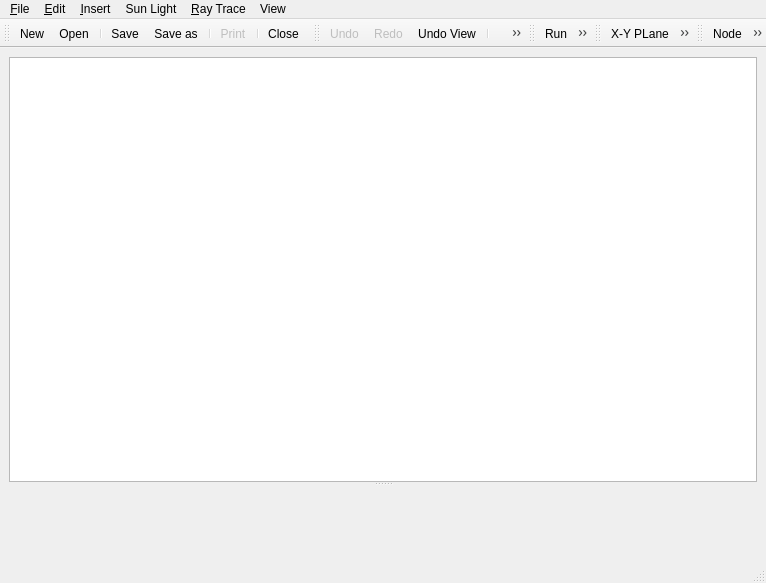
<?xml version="1.0" encoding="UTF-8"?>
<ui version="4.0">
 <author>Manuel J. Blanco</author>
 <class>MainWindow</class>
 <widget class="QMainWindow" name="MainWindow">
  <property name="enabled">
   <bool>true</bool>
  </property>
  <property name="geometry">
   <rect>
    <x>0</x>
    <y>0</y>
    <width>766</width>
    <height>583</height>
   </rect>
  </property>
  <property name="sizePolicy">
   <sizepolicy hsizetype="Preferred" vsizetype="Preferred">
    <horstretch>0</horstretch>
    <verstretch>0</verstretch>
   </sizepolicy>
  </property>
  <property name="acceptDrops">
   <bool>true</bool>
  </property>
  <property name="windowTitle">
   <string>Tonatiuh</string>
  </property>
  <property name="windowIcon">
   <iconset>
    <normaloff/>
   </iconset>
  </property>
  <widget class="QWidget" name="centralWidget">
   <property name="sizePolicy">
    <sizepolicy hsizetype="Expanding" vsizetype="Expanding">
     <horstretch>0</horstretch>
     <verstretch>0</verstretch>
    </sizepolicy>
   </property>
   <layout class="QVBoxLayout">
    <item>
     <widget class="QSplitter" name="horizontalSplitter">
      <property name="orientation">
       <enum>Qt::Horizontal</enum>
      </property>
      <widget class="QSplitter" name="modelSplitter">
       <property name="orientation">
        <enum>Qt::Vertical</enum>
       </property>
       <widget class="SceneModelView" name="treeView">
        <property name="sizePolicy">
         <sizepolicy hsizetype="Preferred" vsizetype="Preferred">
          <horstretch>0</horstretch>
          <verstretch>0</verstretch>
         </sizepolicy>
        </property>
        <property name="acceptDrops">
         <bool>true</bool>
        </property>
        <property name="dragEnabled">
         <bool>true</bool>
        </property>
        <property name="dragDropMode">
         <enum>QAbstractItemView::InternalMove</enum>
        </property>
        <property name="selectionBehavior">
         <enum>QAbstractItemView::SelectRows</enum>
        </property>
       </widget>
       <widget class="ParametersView" name="parametersView" native="true">
        <property name="sizePolicy">
         <sizepolicy hsizetype="Preferred" vsizetype="Preferred">
          <horstretch>0</horstretch>
          <verstretch>0</verstretch>
         </sizepolicy>
        </property>
       </widget>
      </widget>
     </widget>
    </item>
   </layout>
  </widget>
  <widget class="QMenuBar" name="menubar">
   <property name="geometry">
    <rect>
     <x>0</x>
     <y>0</y>
     <width>766</width>
     <height>21</height>
    </rect>
   </property>
   <widget class="QMenu" name="menuEdit">
    <property name="title">
     <string>&amp;Edit</string>
    </property>
    <addaction name="actionUndo"/>
    <addaction name="actionRedo"/>
    <addaction name="separator"/>
    <addaction name="actionCut"/>
    <addaction name="actionCopy"/>
    <addaction name="actionPaste_Copy"/>
    <addaction name="actionPaste_Link"/>
    <addaction name="actionDelete"/>
   </widget>
   <widget class="QMenu" name="menuFile">
    <property name="title">
     <string>&amp;File</string>
    </property>
    <widget class="QMenu" name="menuRecent">
     <property name="title">
      <string>&amp;Recent</string>
     </property>
    </widget>
    <addaction name="actionNew"/>
    <addaction name="actionOpen"/>
    <addaction name="menuRecent"/>
    <addaction name="separator"/>
    <addaction name="actionSave"/>
    <addaction name="actionSaveAs"/>
    <addaction name="separator"/>
    <addaction name="actionPrint"/>
    <addaction name="separator"/>
    <addaction name="actionClose"/>
   </widget>
   <widget class="QMenu" name="menuView">
    <property name="title">
     <string>View</string>
    </property>
    <addaction name="actionAxis"/>
    <addaction name="actionGrid"/>
    <addaction name="actionBackground"/>
    <addaction name="actionEdit_Mode"/>
   </widget>
   <widget class="QMenu" name="menuInsert">
    <property name="title">
     <string>&amp;Insert</string>
    </property>
    <addaction name="actionNode"/>
    <addaction name="actionShapeKit"/>
    <addaction name="separator"/>
   </widget>
   <widget class="QMenu" name="menuSun_Light">
    <property name="title">
     <string>Sun Light</string>
    </property>
    <addaction name="actionDefine_SunLight"/>
    <addaction name="actionCalculateSunPosition"/>
   </widget>
   <widget class="QMenu" name="menu_Raytrace">
    <property name="title">
     <string>&amp;Ray Trace</string>
    </property>
    <addaction name="actionRayTraceRun"/>
    <addaction name="actionDisplay_rays"/>
    <addaction name="actionResults"/>
    <addaction name="actionExport_PhotonMap"/>
    <addaction name="separator"/>
    <addaction name="actionRayTraceOptions"/>
   </widget>
   <addaction name="menuFile"/>
   <addaction name="menuEdit"/>
   <addaction name="menuInsert"/>
   <addaction name="menuSun_Light"/>
   <addaction name="menu_Raytrace"/>
   <addaction name="menuView"/>
  </widget>
  <widget class="QStatusBar" name="statusbar"/>
  <widget class="QToolBar" name="fileToolBar">
   <property name="orientation">
    <enum>Qt::Horizontal</enum>
   </property>
   <attribute name="toolBarArea">
    <enum>TopToolBarArea</enum>
   </attribute>
   <attribute name="toolBarBreak">
    <bool>false</bool>
   </attribute>
   <addaction name="actionNew"/>
   <addaction name="actionOpen"/>
   <addaction name="separator"/>
   <addaction name="actionSave"/>
   <addaction name="actionSaveAs"/>
   <addaction name="separator"/>
   <addaction name="actionPrint"/>
   <addaction name="separator"/>
   <addaction name="actionClose"/>
  </widget>
  <widget class="QToolBar" name="editToolBar">
   <property name="orientation">
    <enum>Qt::Horizontal</enum>
   </property>
   <attribute name="toolBarArea">
    <enum>TopToolBarArea</enum>
   </attribute>
   <attribute name="toolBarBreak">
    <bool>false</bool>
   </attribute>
   <addaction name="actionUndo"/>
   <addaction name="actionRedo"/>
   <addaction name="actionUndoView"/>
   <addaction name="separator"/>
   <addaction name="actionCut"/>
   <addaction name="actionCopy"/>
   <addaction name="actionPaste_Copy"/>
   <addaction name="actionPaste_Link"/>
   <addaction name="actionDelete"/>
  </widget>
  <widget class="QToolBar" name="raytraceToolBar">
   <property name="windowTitle">
    <string>toolBar</string>
   </property>
   <attribute name="toolBarArea">
    <enum>TopToolBarArea</enum>
   </attribute>
   <attribute name="toolBarBreak">
    <bool>false</bool>
   </attribute>
   <addaction name="actionRayTraceRun"/>
   <addaction name="actionResults"/>
   <addaction name="actionBalance"/>
   <addaction name="actionExport_PhotonMap"/>
  </widget>
  <widget class="QToolBar" name="toolBar">
   <property name="windowTitle">
    <string>toolBar</string>
   </property>
   <attribute name="toolBarArea">
    <enum>TopToolBarArea</enum>
   </attribute>
   <attribute name="toolBarBreak">
    <bool>false</bool>
   </attribute>
   <addaction name="action_X_Y_Plane"/>
   <addaction name="action_Y_Z_Plane"/>
   <addaction name="action_X_Z_Plane"/>
  </widget>
  <widget class="QToolBar" name="insertTollBar">
   <property name="windowTitle">
    <string>toolBar_2</string>
   </property>
   <attribute name="toolBarArea">
    <enum>TopToolBarArea</enum>
   </attribute>
   <attribute name="toolBarBreak">
    <bool>false</bool>
   </attribute>
   <addaction name="actionNode"/>
   <addaction name="actionShapeKit"/>
  </widget>
  <action name="actionNew">
   <property name="icon">
    <iconset resource="tonatiuh.qrc">
     <normaloff>:/icons/new.png</normaloff>:/icons/new.png</iconset>
   </property>
   <property name="text">
    <string>&amp;New</string>
   </property>
  </action>
  <action name="actionOpen">
   <property name="icon">
    <iconset resource="tonatiuh.qrc">
     <normaloff>:/icons/open.png</normaloff>:/icons/open.png</iconset>
   </property>
   <property name="text">
    <string>&amp;Open ...</string>
   </property>
  </action>
  <action name="actionSave">
   <property name="icon">
    <iconset resource="tonatiuh.qrc">
     <normaloff>:/icons/save.png</normaloff>:/icons/save.png</iconset>
   </property>
   <property name="text">
    <string>&amp;Save</string>
   </property>
  </action>
  <action name="actionSaveAs">
   <property name="icon">
    <iconset resource="tonatiuh.qrc">
     <normaloff>:/icons/saveas.png</normaloff>:/icons/saveas.png</iconset>
   </property>
   <property name="text">
    <string>Save &amp;as ...</string>
   </property>
  </action>
  <action name="actionPrint">
   <property name="enabled">
    <bool>false</bool>
   </property>
   <property name="icon">
    <iconset resource="tonatiuh.qrc">
     <normaloff>:/icons/print.png</normaloff>:/icons/print.png</iconset>
   </property>
   <property name="text">
    <string>&amp;Print</string>
   </property>
  </action>
  <action name="actionClose">
   <property name="icon">
    <iconset resource="tonatiuh.qrc">
     <normaloff>:/icons/close.png</normaloff>:/icons/close.png</iconset>
   </property>
   <property name="text">
    <string>&amp;Close</string>
   </property>
  </action>
  <action name="actionUndo">
   <property name="enabled">
    <bool>false</bool>
   </property>
   <property name="icon">
    <iconset resource="tonatiuh.qrc">
     <normaloff>:/icons/undo.png</normaloff>:/icons/undo.png</iconset>
   </property>
   <property name="text">
    <string>&amp;Undo</string>
   </property>
  </action>
  <action name="actionRedo">
   <property name="enabled">
    <bool>false</bool>
   </property>
   <property name="icon">
    <iconset resource="tonatiuh.qrc">
     <normaloff>:/icons/redo.png</normaloff>:/icons/redo.png</iconset>
   </property>
   <property name="text">
    <string>&amp;Redo</string>
   </property>
  </action>
  <action name="actionCut">
   <property name="icon">
    <iconset resource="tonatiuh.qrc">
     <normaloff>:/icons/cut.png</normaloff>:/icons/cut.png</iconset>
   </property>
   <property name="text">
    <string>&amp;Cut</string>
   </property>
   <property name="shortcut">
    <string>Ctrl+X</string>
   </property>
  </action>
  <action name="actionCopy">
   <property name="icon">
    <iconset resource="tonatiuh.qrc">
     <normaloff>:/icons/copy.png</normaloff>:/icons/copy.png</iconset>
   </property>
   <property name="text">
    <string>&amp;Copy</string>
   </property>
   <property name="shortcut">
    <string>Ctrl+C</string>
   </property>
  </action>
  <action name="actionPaste_Copy">
   <property name="icon">
    <iconset resource="tonatiuh.qrc">
     <normaloff>:/icons/paste.png</normaloff>:/icons/paste.png</iconset>
   </property>
   <property name="text">
    <string>&amp;Paste</string>
   </property>
   <property name="shortcut">
    <string>Ctrl+V</string>
   </property>
  </action>
  <action name="actionRayTraceRun">
   <property name="icon">
    <iconset resource="tonatiuh.qrc">
     <normaloff>:/icons/raytrace.png</normaloff>:/icons/raytrace.png</iconset>
   </property>
   <property name="text">
    <string>&amp;Run</string>
   </property>
  </action>
  <action name="actionAxis">
   <property name="checkable">
    <bool>true</bool>
   </property>
   <property name="checked">
    <bool>true</bool>
   </property>
   <property name="enabled">
    <bool>true</bool>
   </property>
   <property name="text">
    <string>Axis</string>
   </property>
   <property name="toolTip">
    <string>Draw Shape Local Axis</string>
   </property>
  </action>
  <action name="actionUndoView">
   <property name="icon">
    <iconset resource="tonatiuh.qrc">
     <normaloff>:/icons/undoView.png</normaloff>:/icons/undoView.png</iconset>
   </property>
   <property name="text">
    <string>Undo View</string>
   </property>
  </action>
  <action name="actionNode">
   <property name="icon">
    <iconset resource="tonatiuh.qrc">
     <normaloff>:/icons/separatorKit.png</normaloff>:/icons/separatorKit.png</iconset>
   </property>
   <property name="text">
    <string>Node</string>
   </property>
  </action>
  <action name="actionFile1">
   <property name="text">
    <string>File1</string>
   </property>
  </action>
  <action name="actionDisplay_rays">
   <property name="checkable">
    <bool>true</bool>
   </property>
   <property name="checked">
    <bool>true</bool>
   </property>
   <property name="enabled">
    <bool>false</bool>
   </property>
   <property name="text">
    <string>Display rays</string>
   </property>
  </action>
  <action name="actionPaste_Link">
   <property name="icon">
    <iconset resource="tonatiuh.qrc">
     <normaloff>:/icons/paste_link.png</normaloff>:/icons/paste_link.png</iconset>
   </property>
   <property name="text">
    <string>Paste Link</string>
   </property>
  </action>
  <action name="actionDelete">
   <property name="icon">
    <iconset resource="tonatiuh.qrc">
     <normaloff>:/icons/delete.png</normaloff>:/icons/delete.png</iconset>
   </property>
   <property name="text">
    <string>Delete</string>
   </property>
   <property name="shortcut">
    <string>Backspace</string>
   </property>
  </action>
  <action name="actionRayTraceOptions">
   <property name="text">
    <string>Ray Trace Options ...</string>
   </property>
  </action>
  <action name="actionResults">
   <property name="icon">
    <iconset resource="tonatiuh.qrc">
     <normaloff>:/icons/AnalysisTool.png</normaloff>:/icons/AnalysisTool.png</iconset>
   </property>
   <property name="text">
    <string>Analyze tool ...</string>
   </property>
  </action>
  <action name="actionShapeKit">
   <property name="icon">
    <iconset resource="tonatiuh.qrc">
     <normaloff>:/icons/shapeKit.png</normaloff>:/icons/shapeKit.png</iconset>
   </property>
   <property name="text">
    <string>ShapeKit</string>
   </property>
  </action>
  <action name="action_X_Y_Plane">
   <property name="icon">
    <iconset resource="tonatiuh.qrc">
     <normaloff>:/icons/viewer_viewXY.png</normaloff>:/icons/viewer_viewXY.png</iconset>
   </property>
   <property name="text">
    <string>X-Y PLane</string>
   </property>
  </action>
  <action name="action_X_Z_Plane">
   <property name="icon">
    <iconset resource="tonatiuh.qrc">
     <normaloff>:/icons/viewer_viewXZ.png</normaloff>:/icons/viewer_viewXZ.png</iconset>
   </property>
   <property name="text">
    <string>X-Z Plane</string>
   </property>
  </action>
  <action name="action_Y_Z_Plane">
   <property name="icon">
    <iconset resource="tonatiuh.qrc">
     <normaloff>:/icons/viewer_viewYZ.png</normaloff>:/icons/viewer_viewYZ.png</iconset>
   </property>
   <property name="text">
    <string>Z-YPlane</string>
   </property>
  </action>
  <action name="actionDefine_SunLight">
   <property name="enabled">
    <bool>true</bool>
   </property>
   <property name="icon">
    <iconset resource="tonatiuh.qrc">
     <normaloff>:/icons/lightKit.png</normaloff>:/icons/lightKit.png</iconset>
   </property>
   <property name="text">
    <string>Define SunLight ...</string>
   </property>
  </action>
  <action name="actionEdit_Mode">
   <property name="checkable">
    <bool>true</bool>
   </property>
   <property name="text">
    <string>Edit Mode</string>
   </property>
  </action>
  <action name="actionGrid">
   <property name="checkable">
    <bool>true</bool>
   </property>
   <property name="checked">
    <bool>false</bool>
   </property>
   <property name="enabled">
    <bool>true</bool>
   </property>
   <property name="text">
    <string>Grid</string>
   </property>
  </action>
  <action name="actionBackground">
   <property name="checkable">
    <bool>true</bool>
   </property>
   <property name="checked">
    <bool>true</bool>
   </property>
   <property name="text">
    <string>Background</string>
   </property>
  </action>
  <action name="actionCalculateSunPosition">
   <property name="checkable">
    <bool>false</bool>
   </property>
   <property name="enabled">
    <bool>false</bool>
   </property>
   <property name="text">
    <string>Sun Position Calculator ...</string>
   </property>
  </action>
  <action name="actionExport_PhotonMap">
   <property name="icon">
    <iconset resource="tonatiuh.qrc">
     <normaloff>:/icons/export.png</normaloff>:/icons/export.png</iconset>
   </property>
   <property name="text">
    <string>Export PhotonMap</string>
   </property>
  </action>
  <action name="actionBalance">
   <property name="text">
    <string>Balance</string>
   </property>
  </action>
 </widget>
 <layoutdefault spacing="6" margin="9"/>
 <customwidgets>
  <customwidget>
   <class>ParametersView</class>
   <extends>QWidget</extends>
   <header location="global">ParametersView.h</header>
   <container>1</container>
  </customwidget>
  <customwidget>
   <class>SceneModelView</class>
   <extends>QTreeView</extends>
   <header location="global">SceneModelView.h</header>
  </customwidget>
 </customwidgets>
 <resources>
  <include location="tonatiuh.qrc"/>
 </resources>
 <connections/>
</ui>
